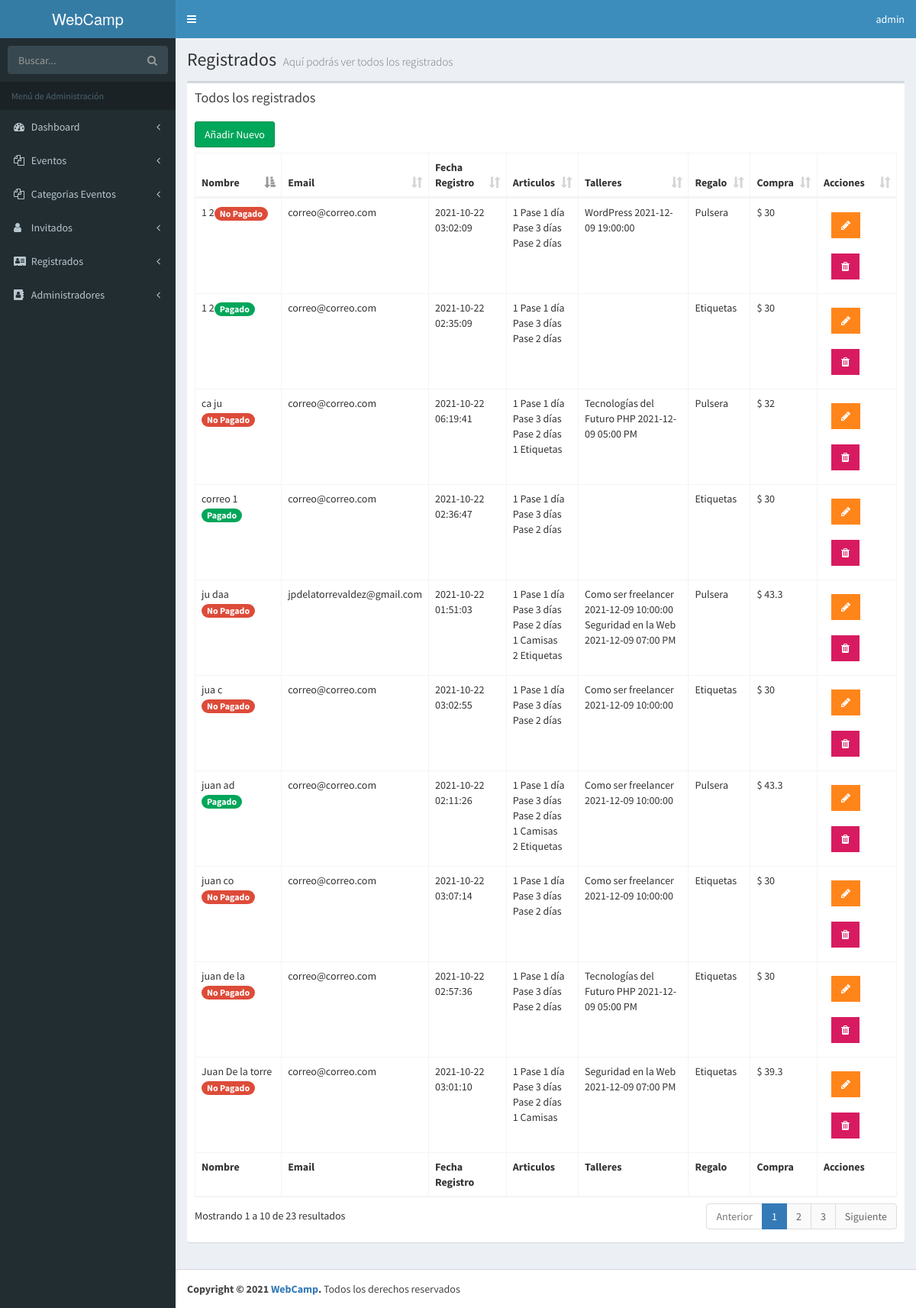
/admin/lista-registrados.php (signed in), run on the app's committed database.
### tables this page shows
CREATE TABLE `registrados` (
  `ID_Registrado` bigint(20) UNSIGNED NOT NULL,
  `nombre_registrado` varchar(50) NOT NULL,
  `apellido_registrado` varchar(50) NOT NULL,
  `email_registrado` varchar(100) NOT NULL,
  `fecha_registro` datetime NOT NULL,
  `pases_articulos` longtext NOT NULL,
  `talleres_registrados` longtext NOT NULL,
  `regalo` int(11) NOT NULL,
  `total_pagado` varchar(50) NOT NULL,
  `pagado` int(1) NOT NULL
);

CREATE TABLE `eventos` (
  `evento_id` tinyint(10) NOT NULL,
  `nombre_evento` varchar(60) NOT NULL,
  `fecha_evento` date NOT NULL,
  `hora_evento` varchar(10) NOT NULL,
  `id_cat_evento` tinyint(10) NOT NULL,
  `id_inv` tinyint(4) NOT NULL,
  `clave` varchar(10) NOT NULL
);

CREATE TABLE `regalos` (
  `ID_regalo` int(11) NOT NULL,
  `nombre_regalo` varchar(50) NOT NULL
);

### admin/lista-registrados.php (the view, shortened to what this page needs)
<?php
include_once 'funciones/funciones.php';
include_once 'templates/header.php'; ?>
<body class="hold-transition skin-blue fixed sidebar-mini">
<div class="wrapper">
    <?php include_once 'templates/barra.php'; ?>
    <?php include_once 'templates/navegacion.php'; ?>
  <div class="content-wrapper">
    <section class="content-header">
      <h1>
        Registrados
        <small>Aquí podrás ver todos los registrados</small>
      </h1>
    </section>
    <section class="content">
    <div class="row">
      <div class="col-xs-12">
        <div class="box">
          <div class="box-header">
            <h3 class="box-title">Todos los registrados</h3>
          </div>
          <div class="box-body">
            <a href="nuevo-registrado.php" class="btn btn-success">Añadir Nuevo</a>
            <table id="registros" class="table table-bordered table-hover">
                <thead>
                        <tr>
                            <th>Nombre</th>
                            <th>Email</th>
                            <th>Fecha Registro</th>
                            <th>Articulos</th>
                            <th>Talleres</th>
                            <th>Regalo</th>
                            <th>Compra</th>
                            <th>Acciones</th>
                        </tr>
                </thead>
                <tbody>
                <?php
                  try {
                    $sql = "SELECT registrados.*, regalos.nombre_regalo FROM registrados ";
                    $sql .= "  JOIN regalos ";
                    $sql .= " ON registrados.regalo = regalos.ID_regalo ";
                    $resultado = $conn->query($sql);
                  } catch (Exception $e) {
                    $error = $e->getMessage();
                  }
                 while( $registrado = $resultado->fetch_assoc() ) { ?>
                    <tr>
                            <td>
                                <?php echo $registrado['nombre_registrado'] . " " . $registrado['apellido_registrado'];
                                      $pagado = $registrado['pagado'];
                                      if($pagado):
                                           echo '<span class="badge bg-green">Pagado</span>';
                                      else:
                                            echo '<span class="badge bg-red">No Pagado</span>';
                                      endif;
                                ?>
                            </td>
                            <td><?php echo $registrado['email_registrado']; ?></td>
                            <td><?php echo $registrado['fecha_registro']; ?></td>
                            <td>
                                <?php
                                    $articulos = json_decode($registrado['pases_articulos'], true);
                                    $arreglo_articulos = array(
                                        'un_dia' => 'Pase 1 día',
                                        'pase_2dias' => 'Pase 2 días',
                                        'pase_completo' => 'Pase 3 días',
                                        'camisas' => 'Camisas',
                                        'etiquetas' => 'Etiquetas'
                                    );
                                    foreach($articulos as $llave => $articulo) {
                                       if(array_key_exists('cantidad', $articulo)) {
                                         echo $articulo['cantidad'] . " " .  $arreglo_articulos[$llave] . "<br>";
                                       } else {
                                        echo $articulo . " " .  $arreglo_articulos[$llave] . "<br>";
                                       }
                                    }
                                ?>
                            </td>
                            <td>
                                <?php
                                    $eventos_resultado = $registrado['talleres_registrados'];
                                    $talleres = json_decode( $eventos_resultado, true);
                                    $talleres = implode("', '", $talleres['eventos']);
                                    $sql_talleres = "SELECT nombre_evento, fecha_evento, hora_evento FROM eventos WHERE evento_id IN  ('$talleres') OR clave IN ('$talleres')  " ;
                                    $resultado_talleres =  $conn->query($sql_talleres);
                                    while($eventos = $resultado_talleres->fetch_assoc()){
                                          echo $eventos['nombre_evento'] . " " . $eventos['fecha_evento'] . " " . $eventos['hora_evento'] . "<br>";
                                    }
                                ?>
                            </td>
                            <td><?php echo $registrado['nombre_regalo']; ?></td>
                            <td>$ <?php echo $registrado['total_pagado']; ?></td>
                            <td>
                                <a href="editar-registrado.php?id=<?php echo $registrado['ID_Registrado']; ?>" type="button" class="btn bg-orange btn-flat margin"> <i class="fa fa-pencil" aria-hidden="true"></i></a>
                                <a href="#" data-id="<?php echo $registrado['ID_Registrado']; ?>" data-tipo="registrado" type="button" class="btn bg-maroon btn-flat margin borrar_registro"><i class="fa fa-trash" aria-hidden="true"></i></a>
                            </td>
                    </tr>
                <?php } ?>
                </tbody>
                <tfoot>
                    <tr>
                    <th>Nombre</th>
                    <th>Email</th>
                    <th>Fecha Registro</th>
                    <th>Articulos</th>
                    <th>Talleres</th>
                    <th>Regalo</th>
                    <th>Compra</th>
                    <th>Acciones</th>
                    </tr>
                </tfoot>
            </table>
          </div>
        </div>
      </div>
    </div>
  </section>
  </div>
<?php
  include_once 'templates/footer.php';
  include_once 'templates/footer-scripts.php';
?>

### data on the page
registrados: nombre_registrado "ju", apellido_registrado "daa", pagado "No Pagado", email_registrado "jpdelatorrevaldez@gmail.com", fecha_registro "2021-10-22 01:51:03", cantidad "1", llave "Pase 1 día", llave "Pase 3 días", llave "Pase 2 días", pases_articulos "1", llave "Camisas", pases_articulos "2", llave "Etiquetas", regalo.nombre_regalo "Pulsera", total_pagado "43.3"
eventos: nombre_evento "Como ser freelancer", fecha_evento "2021-12-09", hora_evento "10:00:00"
eventos: nombre_evento "Seguridad en la Web", fecha_evento "2021-12-09", hora_evento "07:00 PM"
registrados: nombre_registrado "juan", apellido_registrado "ad", pagado "Pagado", email_registrado "correo@correo.com", fecha_registro "2021-10-22 02:11:26", cantidad "1", llave "Pase 1 día", llave "Pase 3 días", llave "Pase 2 días", pases_articulos "1", llave "Camisas", pases_articulos "2", llave "Etiquetas", regalo.nombre_regalo "Pulsera", total_pagado "43.3"
registrados: nombre_registrado "1", apellido_registrado "2", pagado "Pagado", email_registrado "correo@correo.com", fecha_registro "2021-10-22 02:35:09", cantidad "1", llave "Pase 1 día", llave "Pase 3 días", llave "Pase 2 días", regalo.nombre_regalo "Etiquetas", total_pagado "30"
registrados: nombre_registrado "correo", apellido_registrado "1", pagado "Pagado", email_registrado "correo@correo.com", fecha_registro "2021-10-22 02:36:47", cantidad "1", llave "Pase 1 día", llave "Pase 3 días", llave "Pase 2 días", regalo.nombre_regalo "Etiquetas", total_pagado "30"
registrados: nombre_registrado "juan", apellido_registrado "de la", pagado "No Pagado", email_registrado "correo@correo.com", fecha_registro "2021-10-22 02:57:36", cantidad "1", llave "Pase 1 día", llave "Pase 3 días", llave "Pase 2 días", regalo.nombre_regalo "Etiquetas", total_pagado "30"
eventos: nombre_evento "Tecnologías del Futuro PHP", fecha_evento "2021-12-09", hora_evento "05:00 PM"
registrados: nombre_registrado "Juan", apellido_registrado "De la torre", pagado "No Pagado", email_registrado "correo@correo.com", fecha_registro "2021-10-22 03:01:10", cantidad "1", llave "Pase 1 día", llave "Pase 3 días", llave "Pase 2 días", pases_articulos "1", llave "Camisas", regalo.nombre_regalo "Etiquetas", total_pagado "39.3"
registrados: nombre_registrado "1", apellido_registrado "2", pagado "No Pagado", email_registrado "correo@correo.com", fecha_registro "2021-10-22 03:02:09", cantidad "1", llave "Pase 1 día", llave "Pase 3 días", llave "Pase 2 días", regalo.nombre_regalo "Pulsera", total_pagado "30"
eventos: nombre_evento "WordPress", fecha_evento "2021-12-09", hora_evento "19:00:00"
registrados: nombre_registrado "jua", apellido_registrado "c", pagado "No Pagado", email_registrado "correo@correo.com", fecha_registro "2021-10-22 03:02:55", cantidad "1", llave "Pase 1 día", llave "Pase 3 días", llave "Pase 2 días", regalo.nombre_regalo "Etiquetas", total_pagado "30"
registrados: nombre_registrado "juan", apellido_registrado "co", pagado "No Pagado", email_registrado "correo@correo.com", fecha_registro "2021-10-22 03:07:14", cantidad "1", llave "Pase 1 día", llave "Pase 3 días", llave "Pase 2 días", regalo.nombre_regalo "Etiquetas", total_pagado "30"
registrados: nombre_registrado "ca", apellido_registrado "ju", pagado "No Pagado", email_registrado "correo@correo.com", fecha_registro "2021-10-22 06:19:41", cantidad "1", llave "Pase 1 día", llave "Pase 3 días", llave "Pase 2 días", pases_articulos "1", llave "Etiquetas", regalo.nombre_regalo "Pulsera", total_pagado "32"

### other printed values
$usuario "admin"
